Frame 1 (no input): blank canvas, image omitted
Frame 60 (the mouse pressed at the canvas centre just before this capture): blank canvas, image omitted
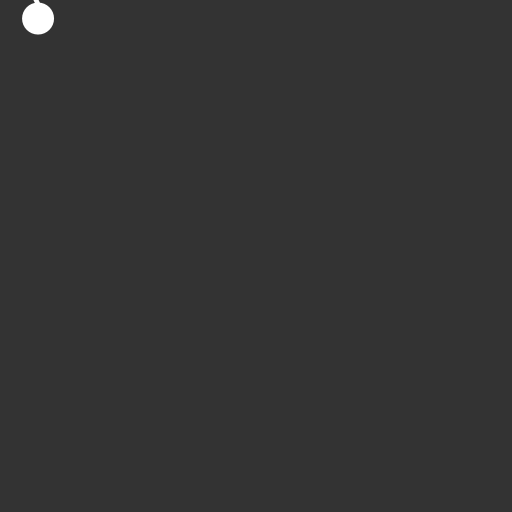
Frame 120 (the mouse held since frame 60 and released just before this capture)

The Processing sketch whose frames 1 and 60 were blank and that drew this single picture after the mouse press (run headless with seeded random() and noise(); from frame 60 on, the mouse is pressed at the canvas centre):

// Processing sketch: processing_133431
// ── processing_133431.pde

float x;
float y;
float oldx;
float oldy;
float easingStart = 0.005;
float easing;
float offset;
int counter;
float radius = 100;
float[] pointX = new float[100000];
float[] pointY = new float[100000];

void setup() {
  size(512, 512);
  strokeJoin(ROUND);
}

void draw() {
  counter++;
  offset+=5;
  if (offset >= 360) { offset = 0; }
  background(51);  
  noStroke();  
  
  float targetX = mouseX;
  float dx = targetX - x;
  if(abs(dx) > 1) { x += dx * easing; }
  
  float targetY = mouseY;
  float dy = targetY - y;
  if(abs(dy) > 1) { y += dy * easing; }
  
  //float x2 = cos(radians(offset))*radius;
  //float y2 = sin(radians(offset))*radius;
  
  float x2 = (noise((counter)*.005)-.5)*200; //*map(abs(dx),0,width,1,10);
  float y2 = (noise((counter+500)*.005)-.5)*200; //*map(abs(dy),0,height,1,10);
  
  easing = (noise(counter*0.005)-.5)*.01+easingStart;
  //println("dx " + dx);
  
  strokeWeight(4);
  stroke(255);
  
  pointX[counter] = x+x2;
  pointY[counter] = y+y2;
  
  for(int i=1; i<counter; i+=1) {
    line(pointX[i],pointY[i],pointX[i+1],pointY[i+1]);
  }
  
  noStroke();
  ellipse(x+x2, y+y2, 32, 32);
}
